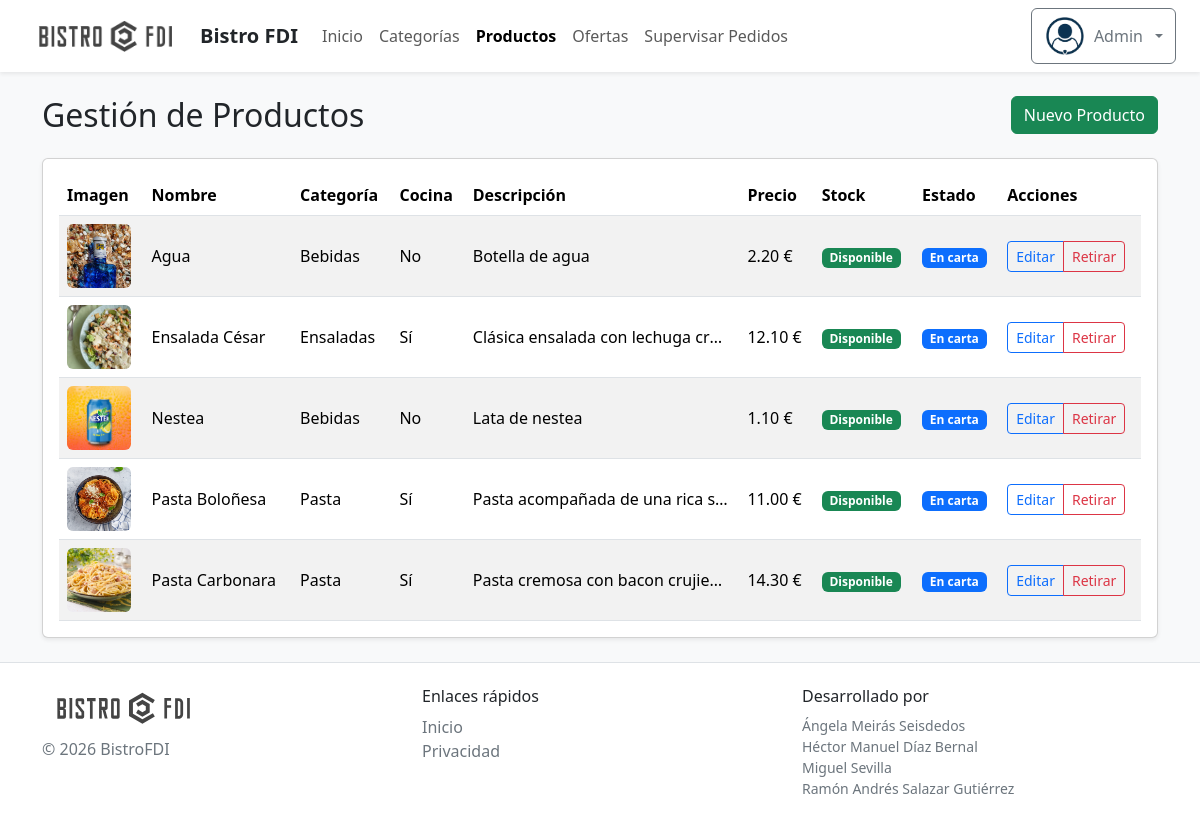
/includes/vistas/productos/productos_gerente.php (signed in), run on the app's committed database.
### tables this page shows
CREATE TABLE `productos` (
  `id` int(11) NOT NULL,
  `id_categoria` int(11) NOT NULL,
  `nombre` varchar(150) NOT NULL,
  `descripcion` text DEFAULT NULL,
  `precio_base` decimal(10,2) NOT NULL,
  `iva` int(11) NOT NULL CHECK (`iva` in (4,10,21)),
  `disponible` tinyint(1) DEFAULT 1,
  `ofertado` tinyint(1) DEFAULT 1,
  `cocinable` tinyint(1) DEFAULT 1
);

CREATE TABLE `categorias` (
  `id` int(11) NOT NULL,
  `nombre` varchar(100) NOT NULL,
  `descripcion` text DEFAULT NULL,
  `imagen` varchar(255) DEFAULT 'categoria_default.jpg',
  `activa` tinyint(1) DEFAULT 1
);

### includes/clases/SA/ProductoSA.php (called while the page is built, shortened)
<?php
class ProductoSA {
    private $dao;
    public function __construct($db_connection) {
        $this->dao = new ProductoDAO($db_connection);
    }
    public function getGestionAdmin() {
        return $this->dao->listarTodos();
    }
}

### includes/clases/DAO/ProductoDAO.php (called while the page is built, shortened)
<?php
class ProductoDAO {
    private $db;
    public function __construct($db_connection) {
        $this->db = $db_connection;
    }
    public function listarTodos() {
        $sql = "SELECT p.*, c.nombre as cat_nombre,
                (SELECT ruta_imagen FROM productos_imagenes WHERE id_producto = p.id LIMIT 1) as ruta_imagen
                FROM productos p
                LEFT JOIN categorias c ON p.id_categoria = c.id
                ORDER BY p.nombre ASC";
        $res = mysqli_query($this->db, $sql);
        $productos = [];
        while ($row = mysqli_fetch_assoc($res)) {
            $imagen = !empty($row['ruta_imagen']) ? $row['ruta_imagen'] : 'default.png';
            $cocinable = isset($row['cocinable']) ? $row['cocinable'] : 1;
            $productos[] = new Producto(
                $row['id'], $row['id_categoria'], $row['nombre'], $row['descripcion'],
                $row['precio_base'], $row['iva'], $row['disponible'], $row['ofertado'],
                $cocinable, $row['cat_nombre'], [$imagen]
            );
        }
        return $productos;
    }
}

### includes/clases/DTO/Producto.php (called while the page is built, shortened)
<?php
class Producto {
    private $id;
    private $nombre;
    private $descripcion;
    private $precio_base;
    private $iva;
    private $disponible;
    private $ofertado;
    private $cocinable;
    private $nombre_categoria;
    private $imagenes = [];
    public function __construct($id, $id_cat, $nom, $desc, $pb, $iva, $disp, $ofert, $cocinable = 1, $cat_nom = '', $imagenes = []) {
        $this->id = $id;
        $this->nombre = $nom;
        $this->descripcion = $desc;
        $this->precio_base = $pb;
        $this->iva = $iva;
        $this->disponible = $disp;
        $this->ofertado = $ofert;
        $this->cocinable = $cocinable;
        $this->nombre_categoria = $cat_nom;
        $this->imagenes = is_array($imagenes) ? $imagenes : [$imagenes];
    }
    public function getId() { return $this->id; }
    public function getNombre() { return $this->nombre; }
    public function getDescripcion() { return $this->descripcion; }
    public function getDisponible() { return $this->disponible; }
    public function getOfertado() { return $this->ofertado; }
    public function getCocinable() { return $this->cocinable; }
    public function getNombreCategoria() { return $this->nombre_categoria; }
    public function getImagen() {
        $img = $this->imagenes;
        while (is_array($img)) {
            $img = !empty($img) ? array_values($img)[0] : 'default.png';
        }
        return (string) $img;
    }
    public function getPrecioFinal() {
        return $this->precio_base * (1 + ($this->iva / 100));
    }
}
?>

### includes/vistas/productos/productos_gerente.php (the view, shortened to what this page needs)
<?php
require_once '../../config.php';
$sa = new ProductoSA($db_connection);
$productos = $sa->getGestionAdmin();
$filas = "";
foreach($productos as $p) {
    $img = RUTA_IMG . "/productos/" . htmlspecialchars($p->getImagen());
    $nombre = htmlspecialchars($p->getNombre());
    $cat = htmlspecialchars($p->getNombreCategoria());
    $desc = htmlspecialchars($p->getDescripcion());
    $precio = number_format($p->getPrecioFinal(), 2);
    $id = $p->getId();
    $badgeStock = $p->getDisponible()
        ? '<span class="badge text-bg-success">Disponible</span>'
        : '<span class="badge text-bg-danger">Sin stock</span>';
    $estado = $p->getOfertado() ? '<span class="badge text-bg-primary">En carta</span>' : '<span class="badge text-bg-secondary">Retirado</span>';
    $esCocina = $p->getCocinable() ? "Sí" : "No";
    $filas .= <<<EOF
    <tr>
        <td><img src="$img" class="rounded table-img" alt="$nombre"></td>
        <td>$nombre</td>
        <td>$cat</td>
        <td>$esCocina</td>
        <td class="text-truncate" style="max-width: 260px;">$desc</td>
        <td>$precio €</td>
        <td>$badgeStock</td>
        <td>$estado</td>
        <td>
            <div class="btn-group btn-group-sm" role="group">
                <a href="apoyo/productos_actualizar.php?id=$id" class="btn btn-outline-primary">Editar</a>
                <a href="apoyo/productos_borrar.php?id=$id" class="btn btn-outline-danger">Retirar</a>
            </div>
        </td>
    </tr>
EOF;
}
$contenidoPrincipal = <<<EOF
    <div class="d-flex flex-column flex-sm-row justify-content-between gap-3 align-items-sm-center mb-4">
        <h1 class="h2 mb-0">Gestión de Productos</h1>
        <a href="apoyo/productos_crear.php" class="btn btn-success">Nuevo Producto</a>
    </div>
    <div class="card shadow-sm">
    <div class="card-body">
    <div class="table-responsive">
        <table class="table table-striped table-hover align-middle mb-0">
            <thead>
                <tr>
                    <th>Imagen</th>
                    <th>Nombre</th>
                    <th>Categoría</th>
                    <th>Cocina</th> <th>Descripción</th>
                    <th>Precio</th>
                    <th>Stock</th>
                    <th>Estado</th>
                    <th>Acciones</th>
                </tr>
            </thead>
            <tbody>
                $filas
            </tbody>
        </table>
    </div>
    </div>
    </div>
EOF;
require("../comun/plantilla.php");
?>

### includes/vistas/comun/plantilla.php (style rules this page uses)
.table-img { width: 64px; height: 64px; object-fit: cover; }

### data on the page
productos: shows a picture, nombre "Agua", id_categoria.nombre "Bebidas", cocinable "No", descripcion "Botella de agua", precio "2.20", disponible "Disponible", ofertado "En carta"
productos: shows a picture, nombre "Ensalada César", id_categoria.nombre "Ensaladas", cocinable "Sí", descripcion "Clásica ensalada con lechuga cr…", precio "12.10", disponible "Disponible", ofertado "En carta"
productos: shows a picture, nombre "Nestea", id_categoria.nombre "Bebidas", cocinable "No", descripcion "Lata de nestea", precio "1.10", disponible "Disponible", ofertado "En carta"
productos: shows a picture, nombre "Pasta Boloñesa", id_categoria.nombre "Pasta", cocinable "Sí", descripcion "Pasta acompañada de una rica s…", precio "11.00", disponible "Disponible", ofertado "En carta"
productos: shows a picture, nombre "Pasta Carbonara", id_categoria.nombre "Pasta", cocinable "Sí", descripcion "Pasta cremosa con bacon crujie…", precio "14.30", disponible "Disponible", ofertado "En carta"

### other printed values
$_SESSION['usuario']->nombre() "Admin"
